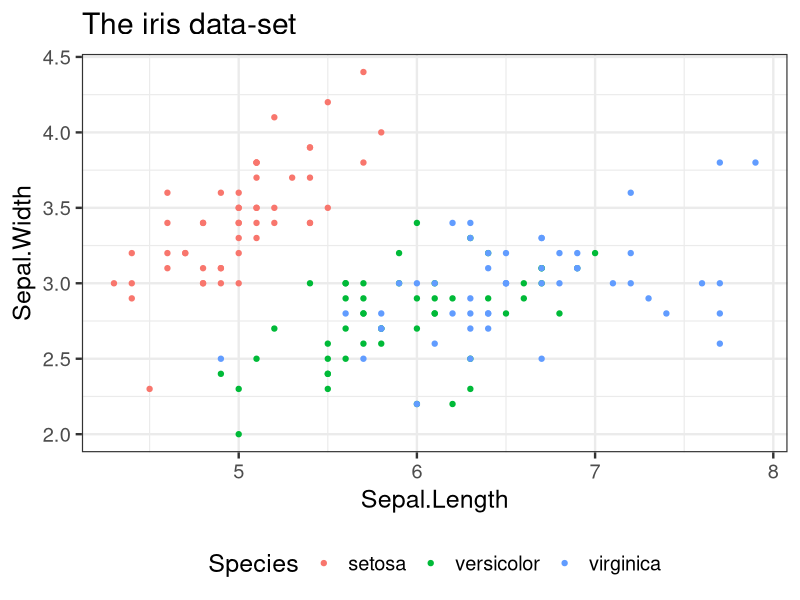
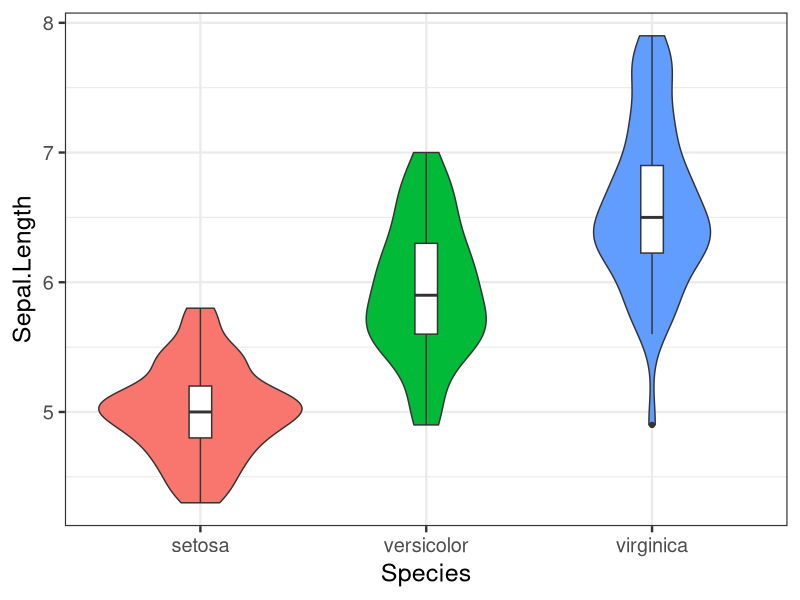
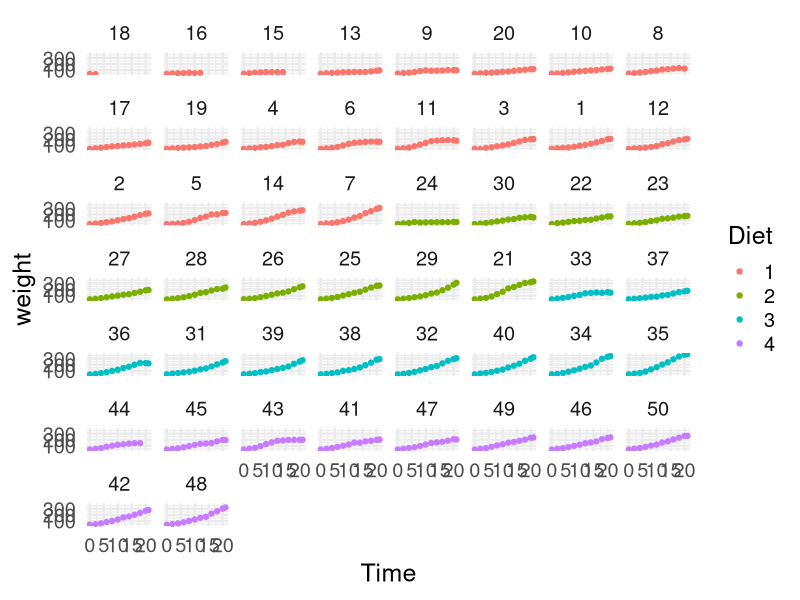
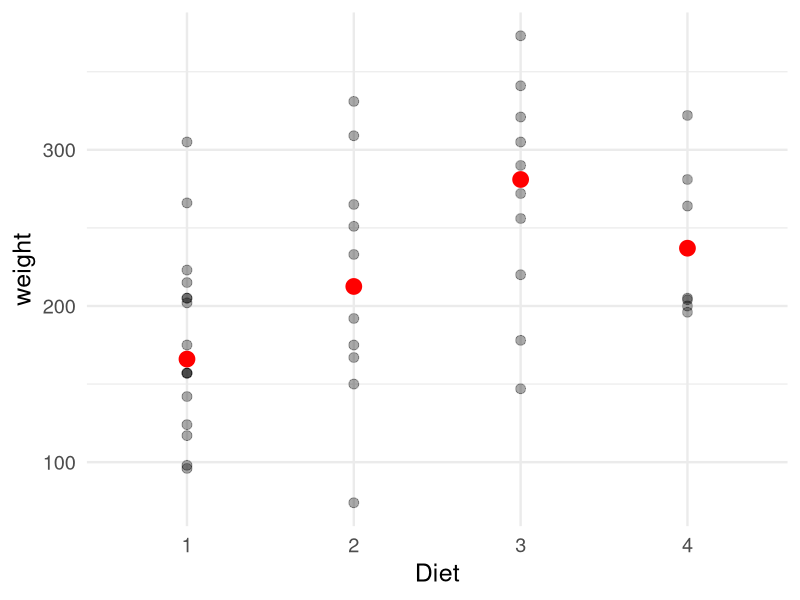

Recreate these plots in R, in order.
## ---- chunk 1
library(tidyverse)
library(knitr)
opts_chunk$set(fig.path = "figure/c07-")
## ---- chunk 2
iris %>% 
  group_by(Species) %>% 
  count(name = "Count") 
## ---- chunk 3
iris %>% 
  ggplot(aes(Sepal.Length, Sepal.Width, color = Species)) + 
  geom_point() + 
  labs(title = "The iris data-set") +
  theme_bw(base_size = 18) + 
  theme(legend.position = "bottom")
## ---- chunk 4
iris %>% 
  ggplot(aes(Species, Sepal.Length)) + 
  geom_violin(aes(fill = Species)) +
  geom_boxplot(width = 0.1) + 
  theme_bw(base_size = 18) +
  guides(fill = FALSE)
## ---- chunk 5
ChickWeight %>% 
  ggplot(aes(Time, weight, color = Diet)) + 
  geom_point() +
  facet_wrap(~Chick) + 
  theme_minimal(base_size = 18)
## ---- chunk 6
sumdat <- ChickWeight %>% 
  filter(Time == max(Time)) %>% 
  group_by(Diet) %>% 
  summarise(Median = median(weight))

ChickWeight %>% 
  filter(Time == max(Time)) %>% 
  ggplot(aes(Diet, weight)) + 
  geom_point(size = 3, alpha = 1/3) +
  theme_minimal(base_size = 18) +
  geom_point(data = sumdat, aes(Diet, Median), color = "red", size = 5)
